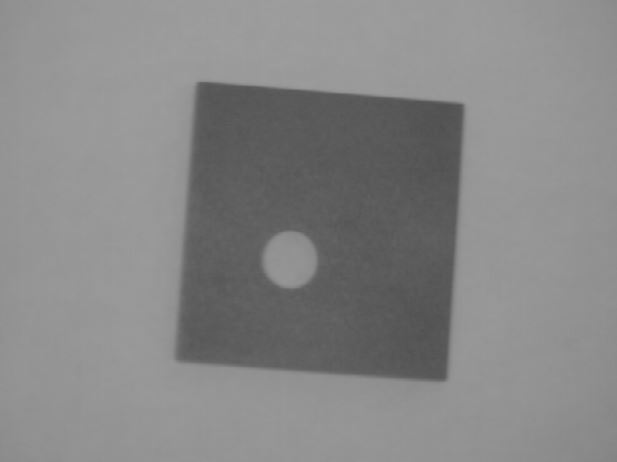
#> input picture parcial_3/lab_10/Thresholding/squareGris.JPG, 617 x 462 px, found by its file name
$ python Contrast_stretching_library.py
#> lines starting #> are read from the running program, lines starting #| are printed output that depends on the picture

import cv2
import numpy as np
from matplotlib import pyplot as plt

img = cv2.imread('../squareGris.jpg',0)
#> img is the input picture: shape (462, 617); min 78, max 159, mean 134.6
plt.hist(img.ravel(),256,[0,256])

plt.show()
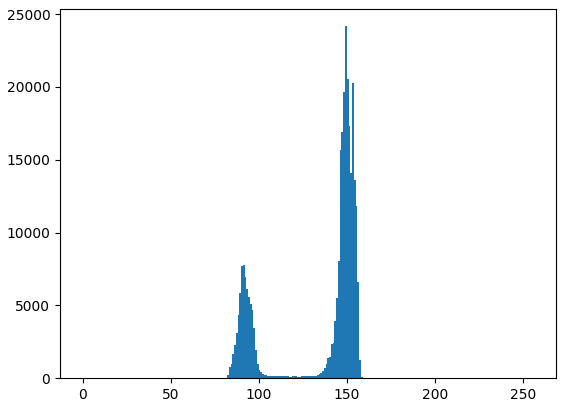
#> figure drawn by matplotlib, 1 panel; tallest bar 24164 high, from x = 149 to 150
#plt.savefig('hist.png')

equ = cv2.equalizeHist(img)
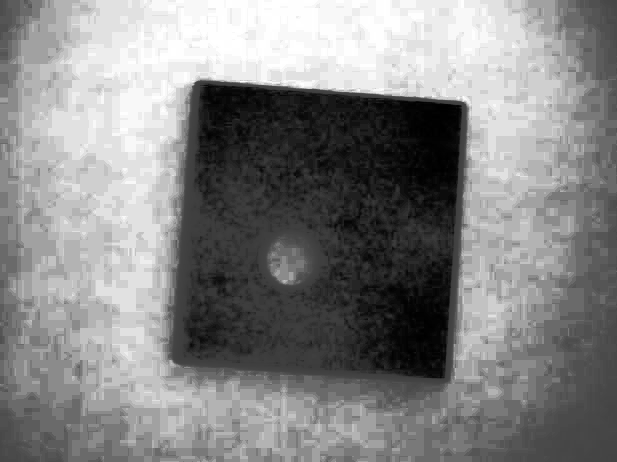
#> equ: shape (462, 617); min 0, max 255, mean 133.3
res = np.hstack((img,equ))
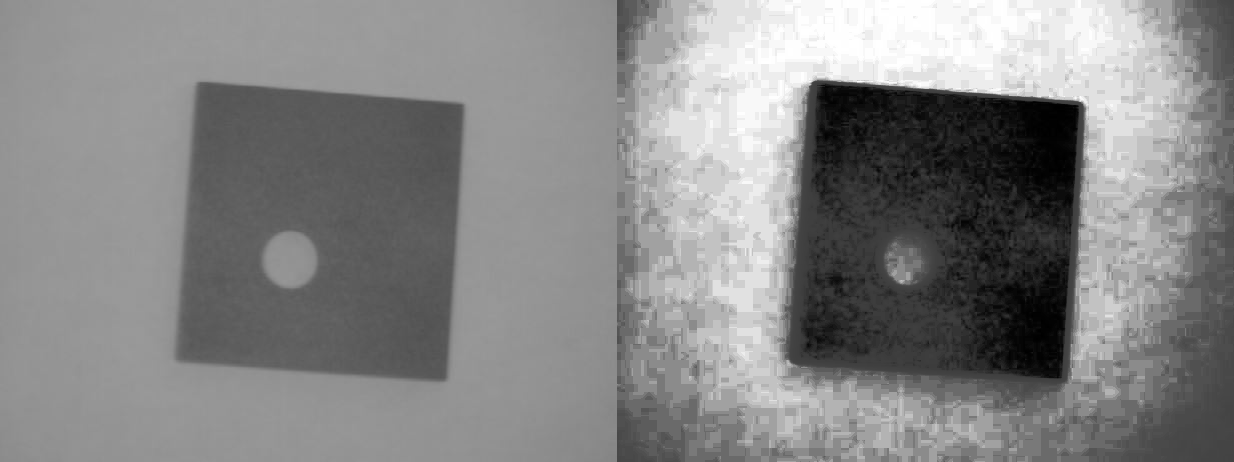
#> res: shape (462, 1234); min 0, max 255, mean 133.9

cv2.imshow('Equalized Image',res)
cv2.imwrite('Equalized Image.png',res)

plt.hist(res.ravel(),256,[0,256])

plt.show()
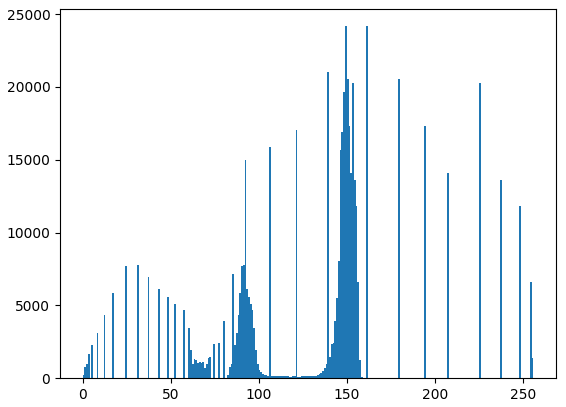
#> figure drawn by matplotlib, 1 panel
# [16 lines of commented-out code are left out]

$ run again, with parcial_3/lab_10/Thresholding/campo.JPG copied over parcial_3/lab_10/Thresholding/squareGris.JPG
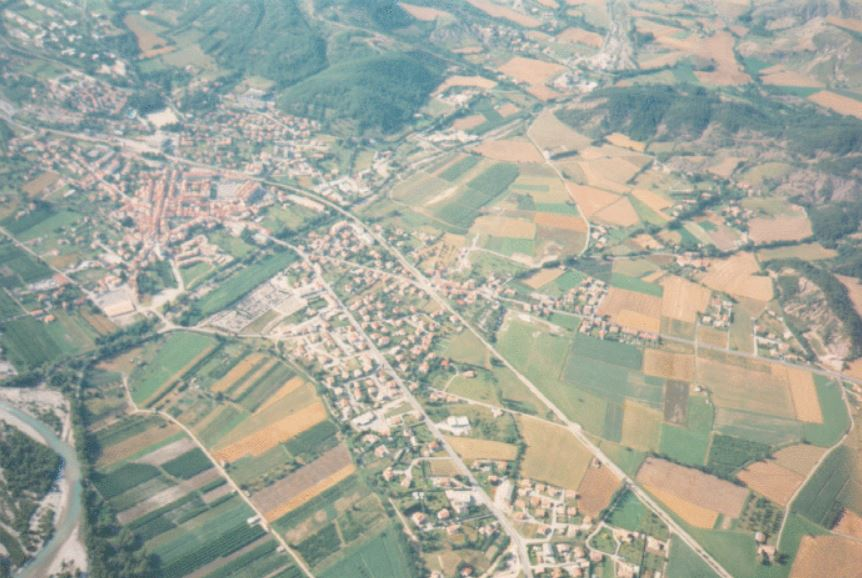
#> input picture parcial_3/lab_10/Thresholding/campo.JPG, 862 x 578 px, found by its file name
#> `res = np.hstack((img,equ))`:
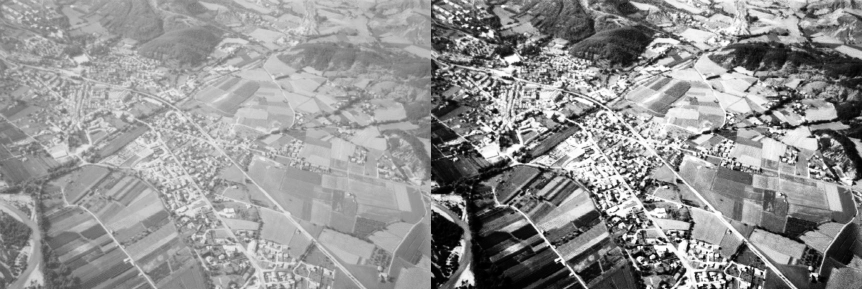
#> res: shape (578, 1724) (shown at 1/2 size); min 0, max 255, mean 146.6
#> `plt.show()`:
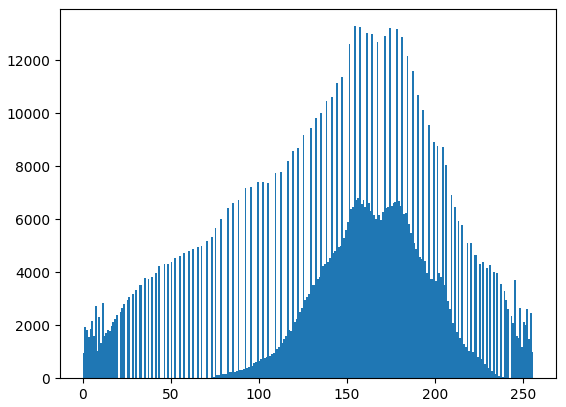
#> figure drawn by matplotlib, 1 panel; tallest bar 13295 high, from x = 154 to 155
